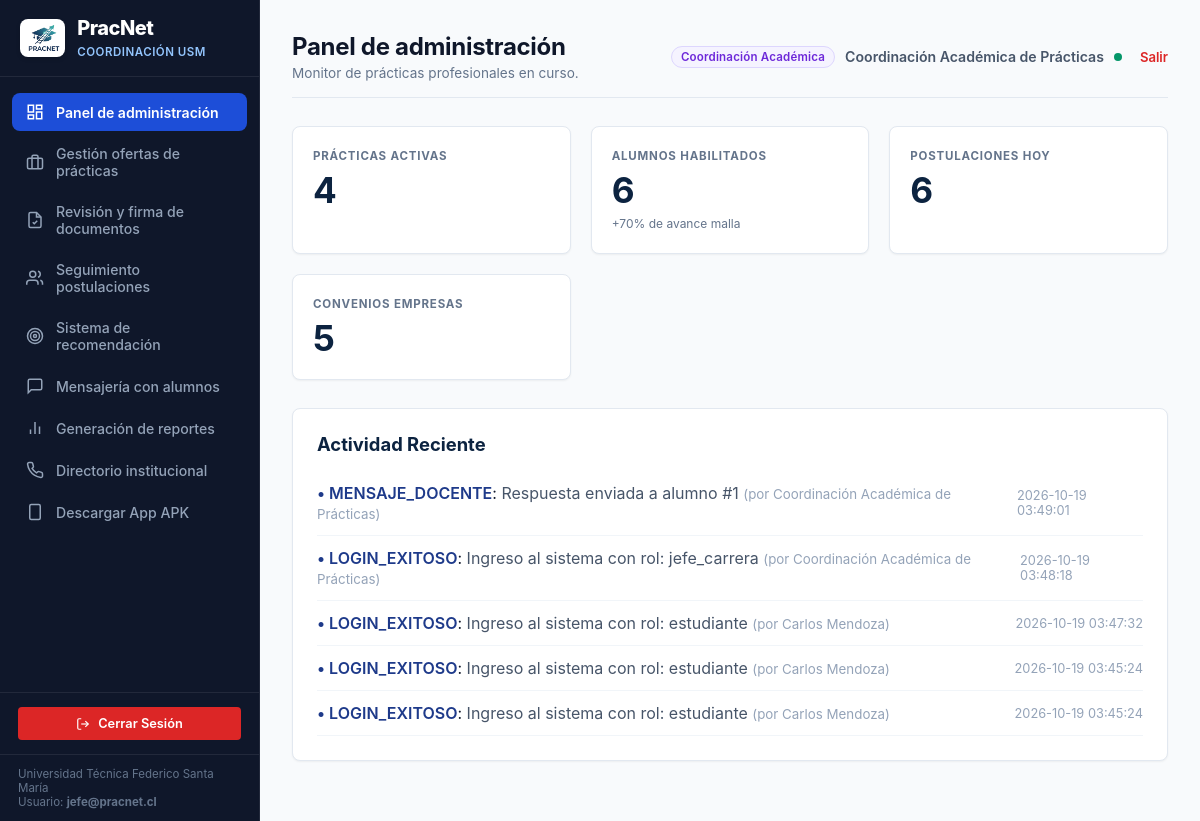
Before: /admin/dashboard (signed in) with the older database file.
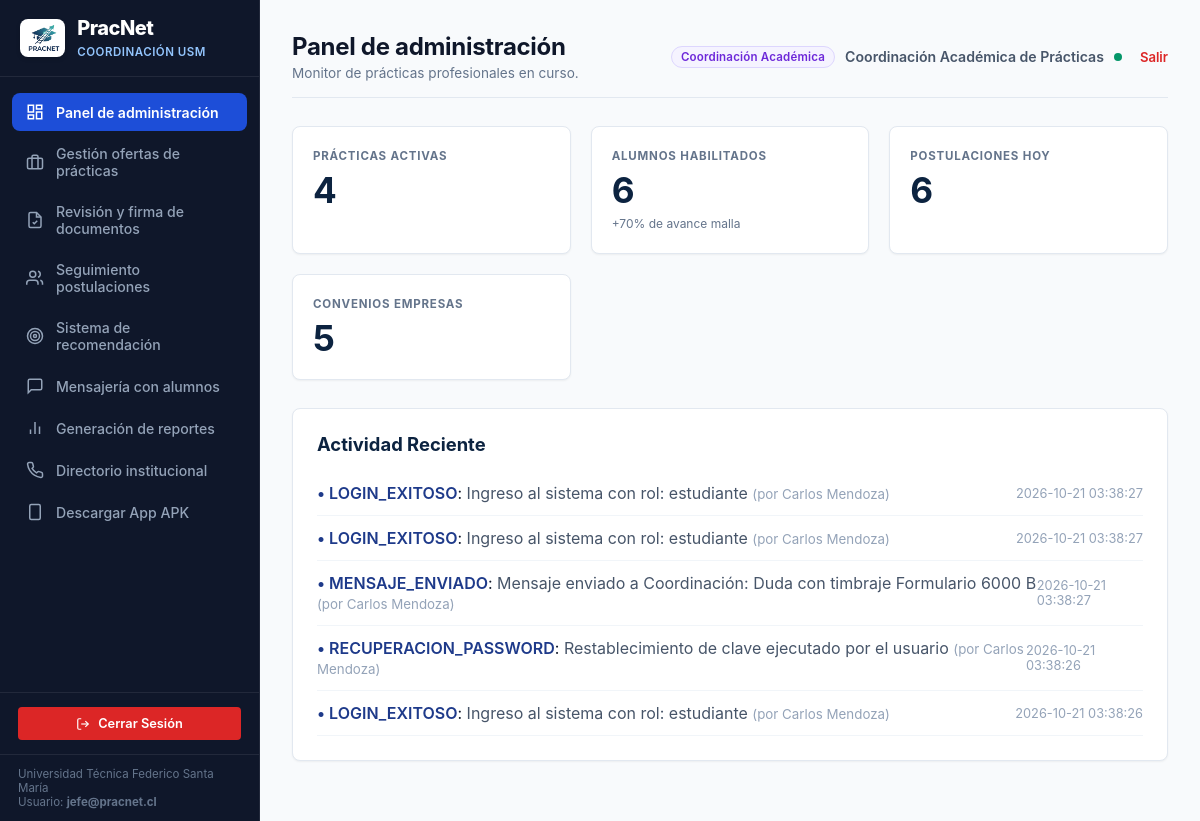
After: the same page with the newer database file.
### tables this page shows
CREATE TABLE usuario (
            id INTEGER PRIMARY KEY AUTOINCREMENT,
            email TEXT UNIQUE NOT NULL,
            password_hash TEXT NOT NULL,
            rol TEXT NOT NULL CHECK(rol IN ('estudiante', 'jefe_carrera', 'admin', 'empresa')),
            nombre TEXT NOT NULL,
            rut TEXT UNIQUE,
            creado_en TIMESTAMP DEFAULT CURRENT_TIMESTAMP,
            activo INTEGER DEFAULT 1
        );

CREATE TABLE bitacora_auditoria (
            id INTEGER PRIMARY KEY AUTOINCREMENT,
            usuario_id INTEGER REFERENCES usuario(id) ON DELETE SET NULL,
            accion TEXT NOT NULL,
            detalle TEXT,
            ip_address TEXT,
            fecha TIMESTAMP DEFAULT CURRENT_TIMESTAMP
        );

### app/routes_admin.py (the view)
@admin_bp.route('/dashboard')
def dashboard():
    with get_db() as conn:
        cursor = conn.cursor()
        cursor.execute("SELECT COUNT(*) as total FROM oferta_practica WHERE estado = 'Activa'")
        practicas_activas = cursor.fetchone()['total']
        cursor.execute("SELECT COUNT(*) as total FROM estudiante WHERE avance_malla >= 70")
        alumnos_habilitados = cursor.fetchone()['total']
        cursor.execute("SELECT COUNT(*) as total FROM postulacion")
        postulaciones_total = cursor.fetchone()['total']
        cursor.execute("SELECT COUNT(*) as total FROM empresa WHERE convenio_vigente = 1")
        convenios_empresas = cursor.fetchone()['total']
        cursor.execute("""
            SELECT b.*, u.nombre as usuario_nombre
            FROM bitacora_auditoria b
            LEFT JOIN usuario u ON b.usuario_id = u.id
            ORDER BY b.fecha DESC LIMIT 5
        """)
        actividades = cursor.fetchall()
    return render_template(
        'admin/dashboard.html',
        practicas_activas=practicas_activas or 145,
        alumnos_habilitados=alumnos_habilitados or 312,
        postulaciones_hoy=postulaciones_total or 24,
        convenios_empresas=convenios_empresas or 89,
        actividades=actividades
    )

### app/__init__.py (called while the page is built)
def create_app():
    app = Flask(__name__)
    app.config.from_object(Config)
    os.makedirs(app.config['UPLOAD_FOLDER'], exist_ok=True)
    init_db()
    from app.auth import auth_bp
    from app.routes_admin import admin_bp
    from app.routes_student import student_bp
    from app.routes_empresa import empresa_bp
    app.register_blueprint(auth_bp)
    app.register_blueprint(admin_bp)
    app.register_blueprint(student_bp)
    app.register_blueprint(empresa_bp)
    @app.route('/')
    def index():
        return redirect(url_for('auth.login'))
    @app.errorhandler(404)
    def page_not_found(e):
        return render_template('404.html'), 404
    @app.errorhandler(500)
    def internal_server_error(e):
        return render_template('500.html'), 500
    @app.after_request
    def apply_security_headers(response):
        return add_security_headers(response)
    return app

### app/database.py (called while the page is built)
def get_db_connection():
    conn = sqlite3.connect(Config.DATABASE_PATH)
    conn.row_factory = sqlite3.Row
    conn.execute("PRAGMA foreign_keys = ON;")
    return conn

### app/routes_admin.py (called while the page is built)
@admin_bp.before_request
@role_required(['admin', 'jefe_carrera'])
def restrict_admin():
    pass

### app/templates/admin/dashboard.html (shortened to what this page needs)
{% extends 'base.html' %}
{% block admin_title %}
<h1>Panel de administración</h1>
<p>Monitor de prácticas profesionales en curso.</p>
{% endblock %}
{% block content %}
<div class="kpi-grid">
  <div class="kpi-card">
    <div class="kpi-label">PRÁCTICAS ACTIVAS</div>
    <div class="kpi-value">{{ practicas_activas }}</div>
  </div>
  <div class="kpi-card">
    <div class="kpi-label">ALUMNOS HABILITADOS</div>
    <div class="kpi-value">{{ alumnos_habilitados }}</div>
    <div class="kpi-subtext">+70% de avance malla</div>
  </div>
  <div class="kpi-card">
    <div class="kpi-label">POSTULACIONES HOY</div>
    <div class="kpi-value">{{ postulaciones_hoy }}</div>
  </div>
  <div class="kpi-card">
    <div class="kpi-label">CONVENIOS EMPRESAS</div>
    <div class="kpi-value">{{ convenios_empresas }}</div>
  </div>
</div>
<div class="table-card" style="padding: 24px;">
  <h3 style="color: var(--primary-navy); margin-bottom: 16px; font-size: 1.15rem;">Actividad Reciente</h3>
  <ul style="list-style: none;">
    {% if actividades %}
      {% for act in actividades %}
        <li style="padding: 12px 0; border-bottom: 1px solid #f1f5f9; display: flex; align-items: center; justify-content: space-between;">
          <div>
            <span style="font-weight: 600; color: #1e3a8a;">• {{ act.accion }}</span>:
            <span style="color: #475569;">{{ act.detalle }}</span>
            {% if act.usuario_nombre %}
              <small style="color: #94a3b8;">(por {{ act.usuario_nombre }})</small>
            {% endif %}
          </div>
          <span style="font-size: 0.8rem; color: #94a3b8;">{{ act.fecha }}</span>
        </li>
      {% endfor %}
    {% endif %}
  </ul>
</div>
{% endblock %}

### app/templates/base.html (shortened to what the changed rows need)
<!DOCTYPE html>
<html lang="es">
<head>
  <link rel="stylesheet" href="{{ url_for('static', filename='css/pracnet.css') }}">
</head>
<body>
  {% if session.get('user_id') and session.get('rol') in ['admin', 'jefe_carrera'] %}
  <div class="app-container">
    <aside class="sidebar">
      <div class="sidebar-brand" style="display: flex; align-items: center; gap: 12px; padding: 16px 20px;">
        <img src="{{ url_for('static', filename='img/logo_pracnet.png') }}" alt="PracNet" style="height: 38px; width: auto; background: #ffffff; padding: 4px; border-radius: 8px; box-shadow: 0 2px 4px rgba(0,0,0,0.15);">
        <div>
          <h2 style="margin: 0; font-size: 1.25rem; font-weight: 800; letter-spacing: -0.5px;">PracNet</h2>
          <span style="color: #93c5fd; font-size: 0.72rem; letter-spacing: 0.5px;">COORDINACIÓN USM</span>
        </div>
      </div>
      <ul class="sidebar-menu">
        <li class="{% if request.endpoint == 'admin.dashboard' %}active{% endif %}">
          <a href="{{ url_for('admin.dashboard') }}">
            <svg width="18" height="18" viewBox="0 0 24 24" fill="none" stroke="currentColor" stroke-width="2"><rect x="3" y="3" width="7" height="9"/><rect x="14" y="3" width="7" height="5"/><rect x="14" y="12" width="7" height="9"/><rect x="3" y="16" width="7" height="5"/></svg>
            <span>Panel de administración</span>
          </a>
        </li>
        <li class="{% if request.endpoint == 'admin.ofertas' %}active{% endif %}">
          <a href="{{ url_for('admin.ofertas') }}">
            <svg width="18" height="18" viewBox="0 0 24 24" fill="none" stroke="currentColor" stroke-width="2"><rect x="2" y="7" width="20" height="14" rx="2" ry="2"/><path d="M16 21V5a2 2 0 0 0-2-2h-4a2 2 0 0 0-2 2v16"/></svg>
            <span>Gestión ofertas de prácticas</span>
          </a>
        </li>
        <li class="{% if request.endpoint == 'admin.documentos' %}active{% endif %}">
          <a href="{{ url_for('admin.documentos') }}">
            <svg width="18" height="18" viewBox="0 0 24 24" fill="none" stroke="currentColor" stroke-width="2"><path d="M14 2H6a2 2 0 0 0-2 2v16a2 2 0 0 0 2 2h12a2 2 0 0 0 2-2V8z"/><polyline points="14 2 14 8 20 8"/><path d="m9 15 2 2 4-4"/></svg>
            <span>Revisión y firma de documentos</span>
          </a>
        </li>
        <li class="{% if request.endpoint == 'admin.postulaciones' %}active{% endif %}">
          <a href="{{ url_for('admin.postulaciones') }}">
            <svg width="18" height="18" viewBox="0 0 24 24" fill="none" stroke="currentColor" stroke-width="2"><path d="M16 21v-2a4 4 0 0 0-4-4H5a4 4 0 0 0-4 4v2"/><circle cx="9" cy="7" r="4"/><path d="M22 21v-2a4 4 0 0 0-3-3.87"/><path d="M16 3.13a4 4 0 0 1 0 7.75"/></svg>
            <span>Seguimiento postulaciones</span>
          </a>
        </li>
        <li class="{% if request.endpoint == 'admin.recomendacion' %}active{% endif %}">
          <a href="{{ url_for('admin.recomendacion') }}">
            <svg width="18" height="18" viewBox="0 0 24 24" fill="none" stroke="currentColor" stroke-width="2"><circle cx="12" cy="12" r="10"/><circle cx="12" cy="12" r="6"/><circle cx="12" cy="12" r="2"/></svg>
            <span>Sistema de recomendación</span>
          </a>
        </li>
        <li class="{% if request.endpoint == 'admin.mensajes' %}active{% endif %}">
          <a href="{{ url_for('admin.mensajes') }}">
            <svg width="18" height="18" viewBox="0 0 24 24" fill="none" stroke="currentColor" stroke-width="2"><path d="M21 15a2 2 0 0 1-2 2H7l-4 4V5a2 2 0 0 1 2-2h14a2 2 0 0 1 2 2z"/></svg>
            <span>Mensajería con alumnos</span>
          </a>
        </li>
        <li class="{% if request.endpoint == 'admin.reportes' %}active{% endif %}">
          <a href="{{ url_for('admin.reportes') }}">
            <svg width="18" height="18" viewBox="0 0 24 24" fill="none" stroke="currentColor" stroke-width="2"><line x1="18" y1="20" x2="18" y2="10"/><line x1="12" y1="20" x2="12" y2="4"/><line x1="6" y1="20" x2="6" y2="14"/></svg>
            <span>Generación de reportes</span>
          </a>
        </li>
        <li>
          <a href="{{ url_for('auth.contacto') }}">
            <span>Directorio institucional</span>
          </a>
        </li>
        <li>
          <a href="{{ url_for('auth.descargar_app') }}">
            <svg width="18" height="18" viewBox="0 0 24 24" fill="none" stroke="currentColor" stroke-width="2"><rect x="5" y="2" width="14" height="20" rx="2" ry="2"/><line x1="12" y1="18" x2="12.01" y2="18"/></svg>
            <span>Descargar App APK</span>
          </a>
        </li>
      </ul>
      <div style="padding: 14px 18px; border-top: 1px solid rgba(255,255,255,0.08);">
        <a href="{{ url_for('auth.logout') }}" class="btn btn-danger btn-block" style="font-size: 0.8rem; padding: 8px;">
          <svg width="14" height="14" viewBox="0 0 24 24" fill="none" stroke="currentColor" stroke-width="2"><path d="M9 21H5a2 2 0 0 1-2-2V5a2 2 0 0 1 2-2h4"/><polyline points="16 17 21 12 16 7"/><line x1="21" y1="12" x2="9" y2="12"/></svg>
          Cerrar Sesión
        </a>
      </div>
      <div style="padding: 12px 18px; font-size: 0.72rem; color: #64748b; border-top: 1px solid rgba(255,255,255,0.08);">
        Universidad Técnica Federico Santa María<br>
        Usuario: <strong>{{ session.get('email') }}</strong>
      </div>
    </aside>
    <main class="main-content">
      <div class="content-header">
        <div>
          {% block admin_title %}{% endblock %}
        </div>
        <div class="user-badge">
          <span class="badge badge-purple">Coordinación Académica</span>
          <span style="font-weight: 600;">{{ session.get('nombre') }}</span>
          <span class="status-dot" title="Sesión activa"></span>
          <a href="{{ url_for('auth.logout') }}" style="color: var(--danger-red); text-decoration: none; font-size: 0.82rem; font-weight: 600; margin-left: 8px;">Salir</a>
        </div>
      </div>
      {% block content %}{% endblock %}
    </main>
  </div>
  {% endif %}
</body>
</html>

Changed rows visible on the page:
no longer on this page (row unchanged): usuario: get "jefe@pracnet.cl", get "Coordinación Académica de Prácticas"
no longer on this page (row unchanged): bitacora_auditoria: accion "MENSAJE_DOCENTE", detalle "Respuesta enviada a alumno #1", usuario_nombre "Coordinación Académica de Prácticas", fecha "2026-10-19 03:49:01"
no longer on this page (row unchanged): bitacora_auditoria: accion "LOGIN_EXITOSO", detalle "Ingreso al sistema con rol: jefe_carrera", usuario_nombre "Coordinación Académica de Prácticas", fecha "2026-10-19 03:48:18"
no longer on this page (row unchanged): bitacora_auditoria: accion "LOGIN_EXITOSO", detalle "Ingreso al sistema con rol: estudiante", usuario_nombre "Carlos Mendoza", fecha "2026-10-19 03:47:32"
no longer on this page (row unchanged): bitacora_auditoria: accion "LOGIN_EXITOSO", detalle "Ingreso al sistema con rol: estudiante", usuario_nombre "Carlos Mendoza", fecha "2026-10-19 03:45:24"
no longer on this page (row unchanged): bitacora_auditoria: accion "LOGIN_EXITOSO", detalle "Ingreso al sistema con rol: estudiante", usuario_nombre "Carlos Mendoza", fecha "2026-10-19 03:45:24"
added bitacora_auditoria: accion "LOGIN_EXITOSO", detalle "Ingreso al sistema con rol: estudiante", usuario_nombre "Carlos Mendoza", fecha "2026-10-21 03:38:27"
added bitacora_auditoria: accion "LOGIN_EXITOSO", detalle "Ingreso al sistema con rol: estudiante", usuario_nombre "Carlos Mendoza", fecha "2026-10-21 03:38:27"
added bitacora_auditoria: accion "MENSAJE_ENVIADO", detalle "Mensaje enviado a Coordinación: Duda con timbraje Formulario 6000 B", usuario_nombre "Carlos Mendoza", fecha "2026-10-21 03:38:27"
added bitacora_auditoria: accion "RECUPERACION_PASSWORD", detalle "Restablecimiento de clave ejecutado por el usuario", usuario_nombre "Carlos Mendoza", fecha "2026-10-21 03:38:26"
added bitacora_auditoria: accion "LOGIN_EXITOSO", detalle "Ingreso al sistema con rol: estudiante", usuario_nombre "Carlos Mendoza", fecha "2026-10-21 03:38:26"
Other visible differences:
{{ session.get('email') }}: (not shown) → "jefe@pracnet.cl"
{{ session.get('nombre') }}: (not shown) → "Coordinación Académica de Prácticas"
